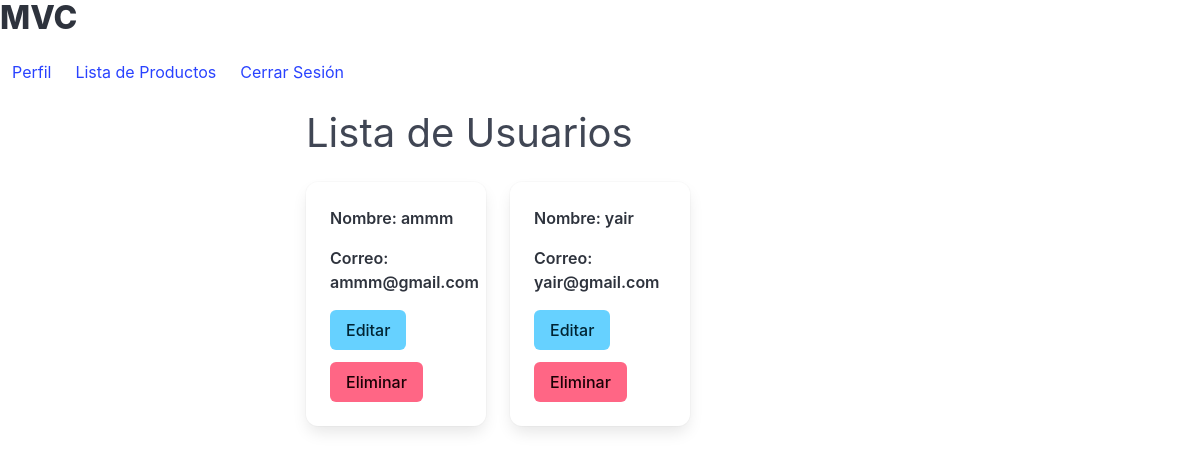
Before: /users (signed in) with the older database file.
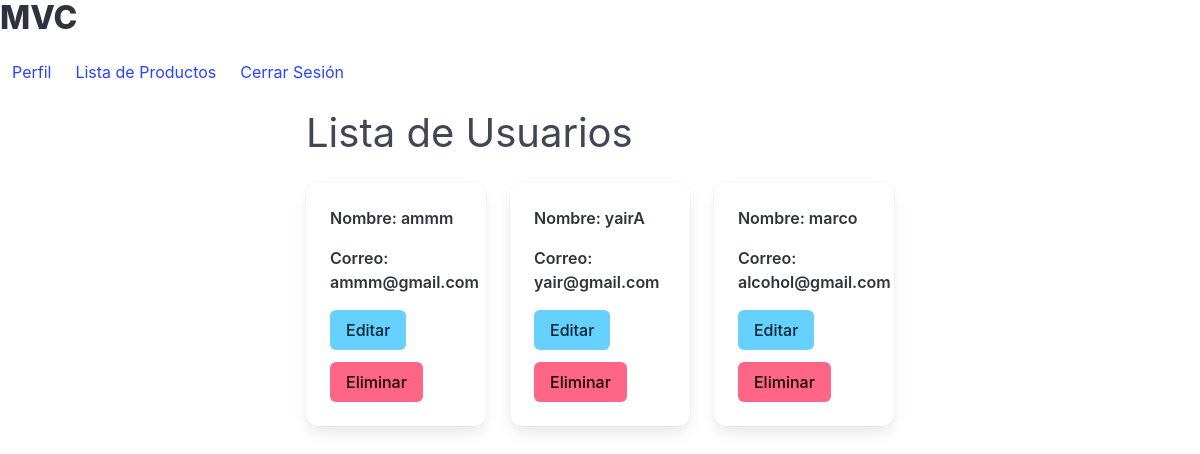
After: the same page with the newer database file.
### models/user_model.py (models this page shows, shortened)
class User(UserMixin, db.Model):
    __tablename__ = "users"
    correo = db.Column(db.String(255), unique=True, nullable=False, primary_key=True)
    name = db.Column(db.String(50), nullable=False)
    password_hash = db.Column(db.String(255), nullable=False)
    registration_date = db.Column(db.DateTime, default=lambda: datetime.now(timezone.utc))
    role = db.Column(db.String(50), nullable=False, default="user")
    @staticmethod
    def get_all():
        return User.query.all()
    @staticmethod
    def get_user_by_correo(correo):
        return User.query.filter_by(correo=correo).first()
    def has_role(self, role):
        return self.role == role

### controllers/user_controller.py (the view)
@user_bp.route("/users")
@login_required
def list_users():
    users = User.get_all()
    return user_view.usuarios(users)

### run.py (called while the page is built)
@login_manager.user_loader
def load_user(correo):
    return User.get_user_by_correo(correo)

### views/user_view.py (called while the page is built)
def usuarios(users):
    return render_template(
        "usuarios.html",
        users=users,
        title="Lista de usuarios",
        current_user=current_user,
    )

### templates/usuarios.html
{% extends 'base.html' %}
{% block content %}
<h2 class="subtitle is-2">Lista de Usuarios</h2>
    <div class="columns is-multiline">
        {% for user in users %}
            <div class="column is-one-third">
                <div class="card">
                    <div class="card-content">
                        <div class="content">
                            <p><strong>Nombre: {{ user.name }} </strong></p>
                            <p><strong>Correo: {{ user.correo }}</strong></p>
                            <div class="buttons">
                                <a href="{{ url_for('user.update_user', correo=user.correo) }}"
                                   class="button is-info">Editar</a>
                                <a href="{{ url_for('user.delete_user', correo=user.correo) }}"
                                   class="button is-danger">Eliminar</a>
                            </div>
                        </div>
                    </div>
                </div>
            </div>
        {% endfor %}
    </div>
{% endblock %}

### templates/base.html (shortened to what this page needs)
<!DOCTYPE html>
<html lang="es">
<head>
    <link rel="stylesheet" href="https://cdn.jsdelivr.net/npm/bulma@1.0.0/css/bulma.min.css">
</head>
<body>
    <h1 class="title">MVC</h1>
    {% if current_user.is_authenticated %}
    <nav class="breadcrumb" aria-label="breadcrumbs">
        <div id="navbarBasicExample" class="navbar-menu">
            <div class="navbar-start">
                <a class="navbar-item" href="{{ url_for('user.profile', correo=current_user.correo) }}">
                    Perfil
                </a>
                <a class="navbar-item" href="{{ url_for('product.list_products') }}">
                    Lista de Productos
                </a>
                <a class="navbar-item" href="{{ url_for('user.logout') }}">
                    Cerrar Sesión
                </a>
            </div>
        </div>
    </nav>
    {% endif %}
    <div class="columns is-mobile is-centered">
        <div class="column is-half">
            {% block content %}{% endblock %}
        </div>
    </div>
</body>
</html>

Changed rows visible on the page:
changed User "yair@gmail.com": name "yair" → "yairA"
added User: name "marco", correo "alcohol@gmail.com"
